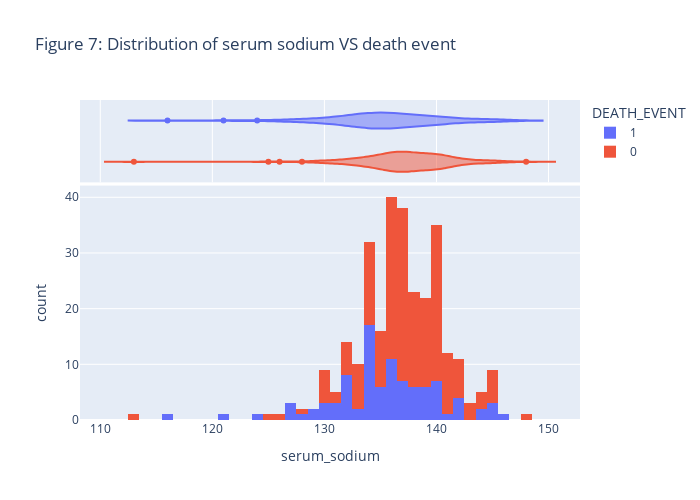

Write notebook code for a chart like this one.
### Markdown cell above
#### Analysis of serum_sodium in survival status

### Code cell
plot_histogram(heart_data, 'serum_sodium', 'DEATH_EVENT', NBINS, "violin",'Figure 7: Distribution of serum sodium VS death event')

### Figure 1 — Plotly figure (JSON) as saved in the notebook; plotly's stock layout.template omitted (floating-point values rounded to 4 significant figures; data arrays with more than 128 entries replaced by an {"elided": "..."} marker saying what was removed)
{"data": [{"xaxis": "x", "bingroup": "x", "nbinsx": 50, "marker": {"color": "#636efa"}, "alignmentgroup": "True", "legendgroup": "1", "offsetgroup": "1", "type": "histogram", "showlegend": true, "name": "1", "hovertemplate": "DEATH_EVENT=1<br>serum_sodium=%{x}<br>count=%{y}<extra></extra>", "orientation": "v", "x": [130, 136, 129, 137, 116, 132, 137, 131, 138, 133, 131, 140, 137, 137, 136, 140, 127, 140, 121, 136, 140, 134, 144, 138, 136, 134, 132, 134, 132, 128, 140, 134, 134, 145, 142, 134, 136, 139, 142, 135, 130, 138, 133, 140, 138, 139, 146, 134, 132, 132, 136, 136, 139, 131, 145, 127, 136, 140, 142, 135, 132, 134, 139, 132, 141, 135, 138, 132, 137, 134, 134, 124, 134, 139, 134, 135, 142, 139, 135, 134, 136, 136, 134, 137, 136, 134, 144, 135, 145, 130, 137, 134, 127, 138, 129, 134], "yaxis": "y"}, {"xaxis": "x2", "alignmentgroup": "True", "marker": {"color": "#636efa"}, "offsetgroup": "1", "type": "violin", "showlegend": false, "hovertemplate": "DEATH_EVENT=1<br>serum_sodium=%{x}<extra></extra>", "name": "1", "legendgroup": "1", "x": [130, 136, 129, 137, 116, 132, 137, 131, 138, 133, 131, 140, 137, 137, 136, 140, 127, 140, 121, 136, 140, 134, 144, 138, 136, 134, 132, 134, 132, 128, 140, 134, 134, 145, 142, 134, 136, 139, 142, 135, 130, 138, 133, 140, 138, 139, 146, 134, 132, 132, 136, 136, 139, 131, 145, 127, 136, 140, 142, 135, 132, 134, 139, 132, 141, 135, 138, 132, 137, 134, 134, 124, 134, 139, 134, 135, 142, 139, 135, 134, 136, 136, 134, 137, 136, 134, 144, 135, 145, 130, 137, 134, 127, 138, 129, 134], "yaxis": "y2", "scalegroup": "x"}, {"xaxis": "x", "bingroup": "x", "nbinsx": 50, "marker": {"color": "#EF553B"}, "alignmentgroup": "True", "legendgroup": "0", "offsetgroup": "0", "type": "histogram", "showlegend": true, "name": "0", "hovertemplate": "DEATH_EVENT=0<br>serum_sodium=%{x}<br>count=%{y}<extra></extra>", "orientation": "v", "x": {"elided": "203 int values"}, "yaxis": "y"}, {"xaxis": "x2", "alignmentgroup": "True", "marker": {"color": "#EF553B"}, "offsetgroup": "0", "type": "violin", "showlegend": false, "hovertemplate": "DEATH_EVENT=0<br>serum_sodium=%{x}<extra></extra>", "name": "0", "legendgroup": "0", "x": {"elided": "203 int values"}, "yaxis": "y2", "scalegroup": "x"}], "layout": {"xaxis": {"domain": [0.0, 1.0], "title": {"text": "serum_sodium"}, "anchor": "y"}, "height": 500, "title": {"text": "Figure 7: Distribution of serum sodium VS death event"}, "width": 700, "legend": {"tracegroupgap": 0, "title": {"text": "DEATH_EVENT"}}, "yaxis2": {"domain": [0.7426, 1.0], "showline": false, "showgrid": false, "matches": "y2", "showticklabels": false, "ticks": "", "anchor": "x2"}, "yaxis": {"domain": [0.0, 0.7326], "title": {"text": "count"}, "anchor": "x"}, "barmode": "relative", "xaxis2": {"domain": [0.0, 1.0], "matches": "x", "showgrid": true, "showticklabels": false, "anchor": "y2"}}}
